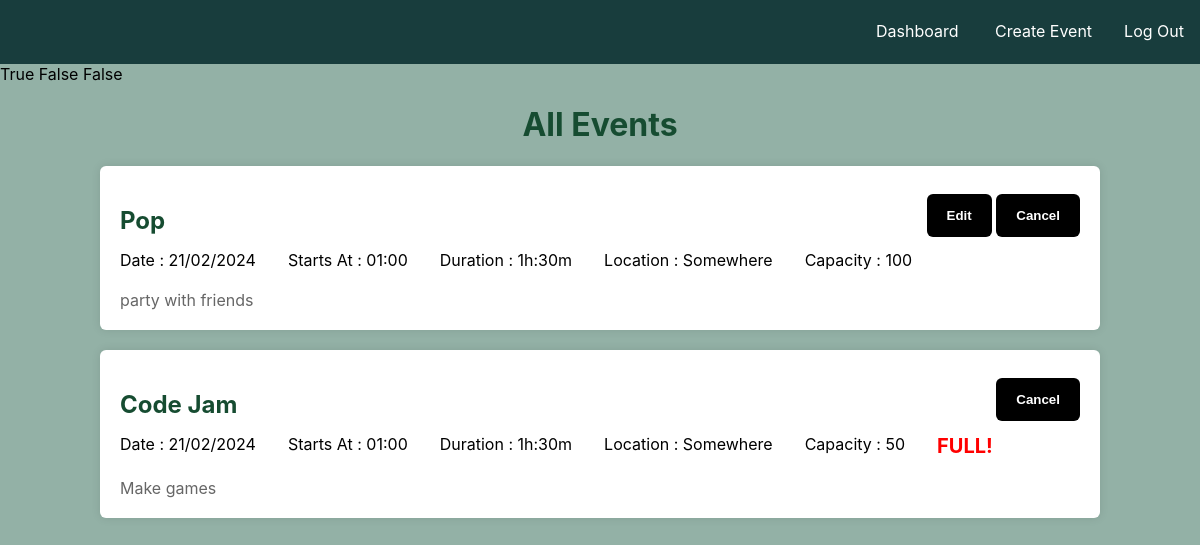
Page /events/all (signed in) on the committed database.
### content/models.py (models this page shows, shortened)
class Event(db.Model):
    __tablename__ = 'event'
    id = db.Column(db.Integer, primary_key = True)
    name = db.Column(db.Text())
    description = db.Column(db.Text())
    date = db.Column(db.Date)   # 1-1 with html type="date"
    start_time = db.Column(db.Time)
    duration = db.Column(db.Time)
    capacity = db.Column(db.Integer)
    tickets_allocated = db.Column(db.Integer, default=0)
    location = db.Column(db.Text())
    cancelled = db.Column(db.Boolean, default=False)
    def format_date(self):
      return self.date.strftime('%d/%m/%Y')
    def format_start_time(self):
        return self.start_time.strftime('%H:%M')
    def format_duration(self):
        formatted_duration = self.duration.strftime('%-Hh:%Mm').lstrip('0')
        if self.duration.minute == 0:
            formatted_duration = formatted_duration[:-4]
        return formatted_duration

### eventbyte.py (the view)
@app.route('/events/all')
def all_events():
   allEvents = Event.query.all()
   return render_template('/pages/events/events.html',
                          allEvents = allEvents,
                          currente_user = current_user,
                          isSuperUser = isSuperUser,
                          isAttendee = isAttendee) # pass in superuserfunc

### eventbyte.py (called while the page is built)
@login_manager.user_loader
def load_user(user_id):
   return User.query.get(int(user_id))

def isSuperUser(user) -> bool:
   try:
      super_user = SuperUser.query.get(user.id)
      if super_user:
            return True
      else:
            return False
   except Exception as e:
      print("Error occurred trying to determine if this user was a superuser")
      print(e)
      return False

def isAttendee(user) -> bool:
   try:
      attendee = User.query.filter_by(id = user.id).first()
      if attendee and attendee.emailVerified and not isSuperUser(user):
         return True
      else:
         return False
   except Exception as e:
      print("Error occurred trying to determine if this user was an attendee")
      print(e)
      return False

### templates/pages/events/events.html (shortened to what this page needs)
{% extends 'components/base.html' %}
{% block css %}
<link rel="stylesheet" href="/static/css/components/card.css" type="text/css">
<link rel="stylesheet" href="/static/css/pages/events.css" type="text/css">
{% endblock %}
{% block navbar %}
    {% include 'components/dashnav.html' %}
{% endblock %}
{% block content %}
<main>
    {% set superuser = isSuperUser(current_user) %}
    {% set attendee = isAttendee(current_user) %}
    {% set public = not (superuser or attendee) %}
    {{ superuser }}
    {{ attendee }}
    {{ public }}
    <h1 id="all-events"> All Events </h1>
    <section class ="events">
        {% for event in allEvents %}
            {% set full = event.tickets_allocated == event.capacity %}
            {% set tickets_remaining = event.capacity - event.tickets_allocated %}
            <div id ="{{ event.id }}" class="card-container {% if event.cancelled %}cancelled{% endif %}">
                <div class="card-content">
                    <div class="card-header">
                        <h2 class="card-name">{{ event.name }}</h2>
                        <div class="buttons">
                            {% if superuser %}
                                {% if not event.cancelled and not full %}
                                    <button class="edit" type="submit">Edit</button>
                                {% endif %}
                                {% if not event.cancelled %}
                                    <button class="delete" type="submit">Cancel</button>
                                {% endif %}
                            {% endif %}
                        </div>
                    </div>
                    <div class="card-details">
                        <p> Date : {{ event.format_date() }} </p>
                        <p> Starts At : {{ event.format_start_time() }} </p>
                        <p> Duration : {{ event.format_duration() }}</p>
                        <p> Location : {{ event.location }} </p>
                        {% if superuser %}
                            <p> Capacity : {{ event.capacity }} </p>
                        {% endif %}
                        {% if full %}
                            <p><strong>FULL!</strong></p>
                        {% endif %}
                    </div>
                    <div class="card-description">
                        {{ event.description }}
                    </div>
                </div>
            </div>
        {% endfor %}
    </section>
</main>
{% endblock %}

### static/css/pages/base_styles.css (style rules this page uses)
body { background-color: #93B1A6 ; font-family: Inter, system-ui, Avenir, Helvetica, Arial, sans-serif; margin: 0; padding: 0; }
h1, h2 { color: #164c31; }

### static/css/components/card.css (style rules this page uses)
.card-container { background-color: white; border-radius: 6px; box-shadow: 0px 0px 10px rgba(0, 0, 0, 0.1); margin-bottom: 20px; width: 1000px; height: auto; }
.card-header { display: flex; flex-direction: row; }
.card-header .buttons { margin: auto 0px; margin-left: auto; }
.card-content { padding: 20px; }
.card-name { font-size: 24px; margin-bottom: 10px; }
.card-details { display: flex; flex-direction: row; gap: 2rem; }
.card-details p { margin: 5px 0; }
.card-description { margin-top: 15px; color: #666; }

### static/css/pages/events.css (style rules this page uses)
.events { display: flex; height: 100%; flex-direction: column; align-items: center; }
#all-events { justify-self: center; align-self: center; }
strong { color: red; font-size: 20px; margin-left: auto; }

### static/css/components/dashnav.css (style rules this page uses)
button { background-color: black; color: white; padding: 14px 20px; border-radius: 6px; border: None; cursor: pointer; transition: background-color 0.3s; font-weight: bold; }

### rows in the picture
Event: name "Pop", cancelled "Edit", format_date "21/02/2024", format_start_time "01:00", format_duration "1h:30m", location "Somewhere", capacity "100", description "party with friends"
Event: name "Code Jam", cancelled "Cancel", format_date "21/02/2024", format_start_time "01:00", format_duration "1h:30m", location "Somewhere", capacity "50", shows "FULL!", description "Make games"

### other values in the picture
{{ superuser }} "True"
{{ attendee }} "False"
{{ public }} "False"
